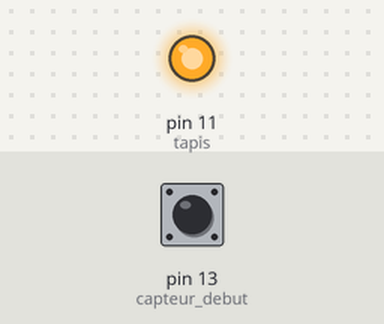
A sketch run on a simulated Arduino Uno, built with avr-gcc and run on an emulated ATmega328P. Shown: output pins drawn as LEDs (lit = HIGH). Inputs (shaded band) come from the test bench; at power-on: pin 13 (capteur_debut) HIGH. What the sketch prints to the serial monitor is not drawn.

Above: at 0.05 s.
Timing chart, 0 to 11.4 s (numbered marks = the images above):
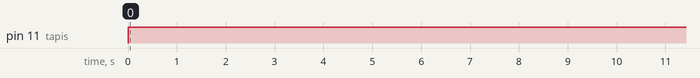

Measured:
- by itself, pin 11 (tapis): LOW → HIGH at 0.00 s

The sketch:

capteursTests.ino
```cpp
int capteur_debut=13;
int capteur_fin=12;
int tapis=11;
const int tempo = 3000;


void setup() {
  // put your setup code here, to run once:
pinMode(capteur_debut, INPUT);
pinMode(capteur_fin, INPUT);
pinMode(tapis, OUTPUT);
Serial.begin(9600);
}

void loop() {
  while(!digitalRead(capteur_debut)){

  }
  digitalWrite(tapis, HIGH);
  int i=0;
  while (i<tempo){
    i++;
    Serial.println(i);
    if (0){
      i=0;
    }
    if (digitalRead(capteur_fin and i>(2/3)*tempo)){
      i=3001;
    }
  }
  digitalWrite(tapis, LOW);


}
```
